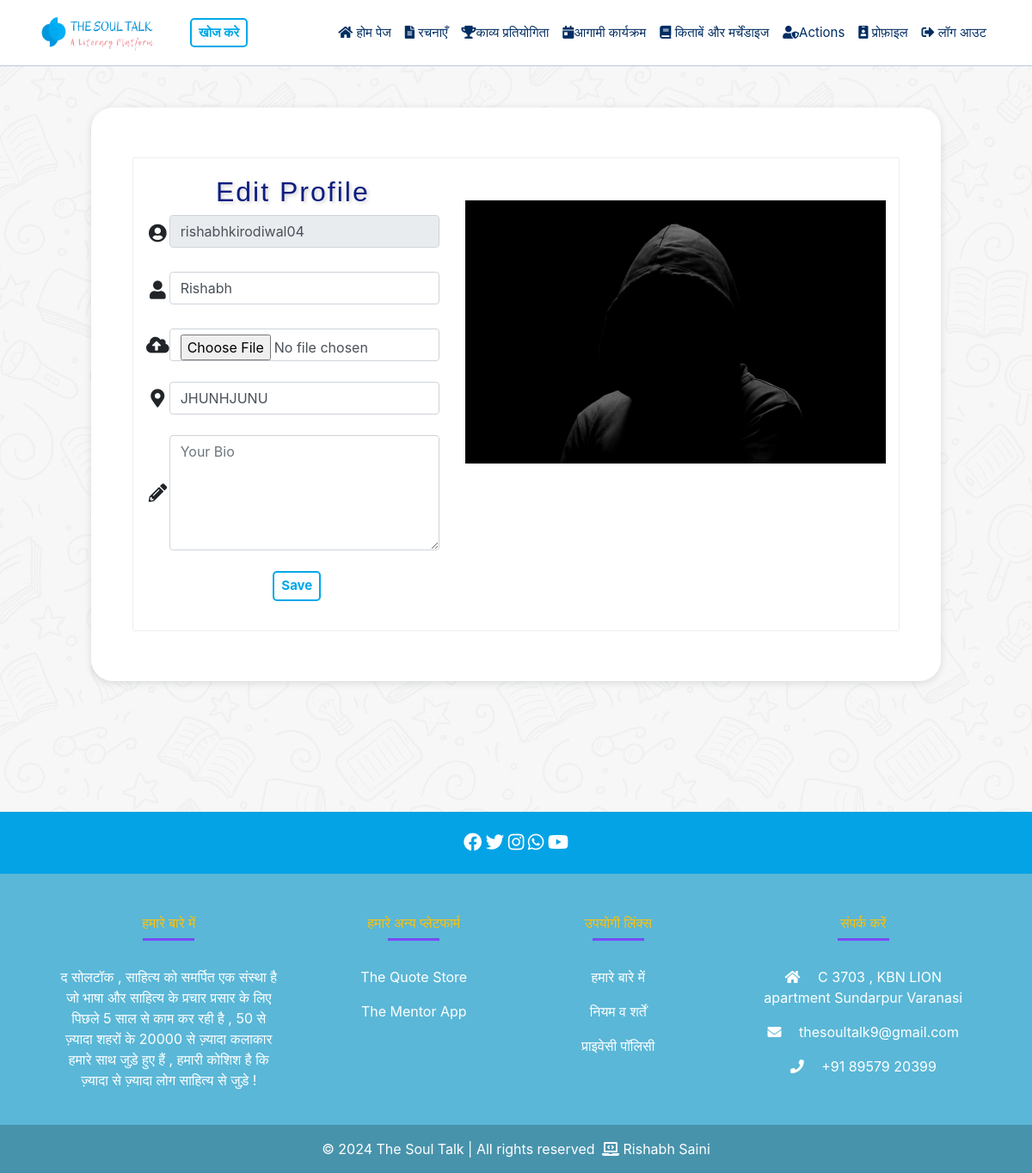
/edit-profile/ (signed in), run on an earlier commit of the app's database.
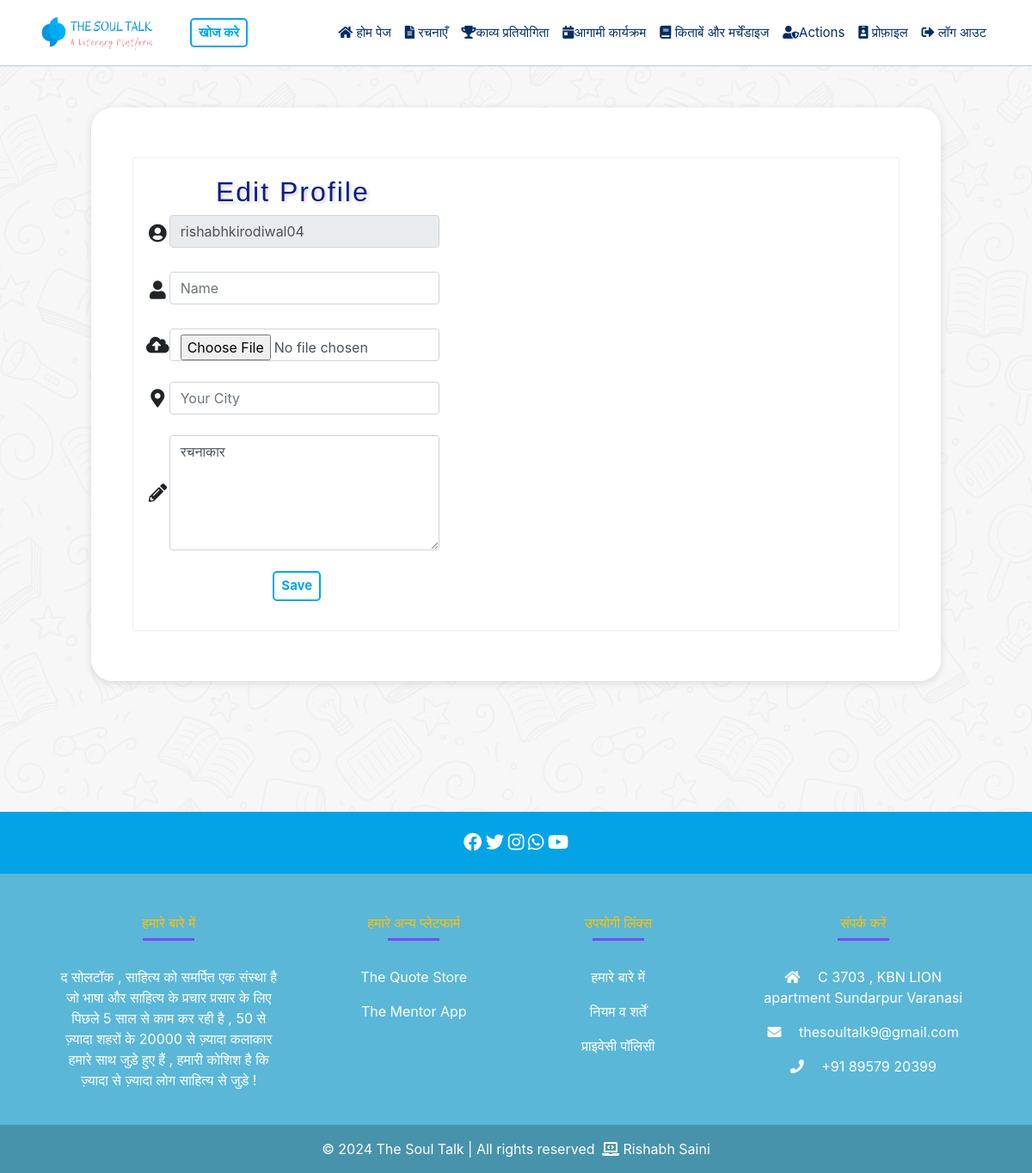
And on a later commit of the database.
### mainApp/models.py (models this page shows, shortened)
class Profile(models.Model):
    user = models.OneToOneField(CustomUser, on_delete=models.CASCADE)
    name = models.CharField(max_length=100, blank=True)
    bio = models.TextField(default='रचनाकार', blank=True)  # Setting default value for bio field
    place = models.CharField(max_length=100, blank=True)
    profile_image = models.ImageField(upload_to='media/profile_images/', blank=True)

### mainApp/views.py (the view)
# urls.py: path('edit-profile/', views.edit_profile, name='edit-profile'),
@login_required
def edit_profile(request):
    user = request.user
    profile, created = Profile.objects.get_or_create(user=user)
    if request.method == 'POST':
        form = ProfileForm(request.POST, request.FILES, instance=profile)
        if form.is_valid():
            profile_image = request.FILES.get('profile_image')
            if profile_image:
                if profile.profile_image:
                    old_image_path = profile.profile_image.path
                    if os.path.exists(old_image_path):
                        os.remove(old_image_path)
                unique_filename = f"profile_image_{uuid.uuid4().hex}.jpg"
                profile.profile_image.save(unique_filename, profile_image)
            form.save()
            messages.success(request, 'Your profile has been updated successfully.')
            return redirect('profile', username=request.user.username)
        else:
            messages.error(request, 'There was an error updating your profile. Please check the form for errors.')
    else:
        form = ProfileForm(instance=profile)
    return render(request, 'edit_profile.html', {'form': form})

### mainApp/forms.py
class ProfileForm(forms.ModelForm):
    class Meta:
        model = Profile
        fields = ['name', 'bio', 'place', 'profile_image']

### mainApp/templates/edit_profile.html (shortened to what this page needs)
{% extends 'base.html' %}
{% block content %}
<section class="vh-150 mb-4 mt-4" >
    <div class="container mb-4">
      <div class="row d-flex justify-content-center align-items-center mb-5">
        <div class="col-lg-12 col-xl-11">
          <div class="card text-black" style="border-radius: 25px;">
            <div class="card-body p-md-5">
              <div class="row justify-content-center update-profile">
                <div class="col-md-10 col-lg-6 col-xl-5 order-2 order-lg-1 " >
                  <h2 >Edit Profile</h2>
                   <form method="post" enctype="multipart/form-data">
                    <div class="d-flex flex-row align-items-center mb-4">
                      <i class="fas fa-user-circle fa-lg me-3 fa-fw"></i>
                      <div class="form-outline flex-fill mb-0">
                        <input type="text" class="form-control mb-1" id="username" name="username" placeholder="Username"
                          value="{{ user.username }}" disabled>
                      </div>
                    </div>
                    <div class="d-flex flex-row align-items-center mb-4">
                      <i class="fas fa-user fa-lg me-3 fa-fw"></i>
                      <div class="form-outline flex-fill mb-0">
                        <input type="text" class="form-control mb-1" id="name" name="name" placeholder="Name"
                          value="{{ form.instance.name }}" >
                      </div>
                    </div>
                    <div class="d-flex flex-row align-items-center mb-4">
                      <i class="fas fa-cloud-upload-alt fa-lg me-3 fa-fw"></i>
                      <div class="form-outline flex-fill mb-0">
                        <input type="file" class="form-control" id="profile_image" name="profile_image" onchange="previewImage(event)">
                      </div>
                    </div>
                    <div class="d-flex flex-row align-items-center mb-4">
                      <i class="fas fa-map-marker-alt fa-lg me-3 fa-fw"></i>
                      <div class="form-outline flex-fill mb-0">
                        <input type="text" class="form-control" id="place" name="place" placeholder="Your City"
                          value="{{ form.instance.place }}">
                      </div>
                    </div>
                    <div class="d-flex flex-row align-items-center mb-4">
                      <i class="fas fa-pencil-alt fa-lg me-3 fa-fw"></i>
                      <div class="form-outline flex-fill mb-0">
                        <textarea class="form-control" id="bio" name="bio" rows="5"
                          placeholder="Your Bio">{{ form.instance.bio }}</textarea>
                      </div>
                    </div>
                    <div class="d-flex justify-content-center mx-4 mb-3 mb-lg-4">
                      <button type="Submit" value="update" class="btn btn-custom-outline btn-lg">Save</button>
                    </div>
                  </form>
                </div>
                <div class="col-md-10 col-lg-6 col-xl-7 d-flex align-items-center order-1 order-lg-2">
                    <div class="update-profile-img">
                      {% if form.instance.profile_image %}
                      <img class="img-fluid" id="image_preview"
                         src="{{ form.instance.profile_image.url }}" id="profile-preview"
                        alt="Profile Image">
                      {% else %}
                                <img src="#" id="profile-preview" alt="Profile Preview" class="img-fluid mt-3 rounded" style="max-width: 200px; display: none;">
                            {% endif %}
                    </div>
                </div>
              </div>
            </div>
          </div>
        </div>
      </div>
    </div>
    </div>
{% endblock %}

What changed in the data, as far as the page shows it:
changed Profile: bio (not shown) → "रचनाकार"; name "Rishabh" → (not shown); place "JHUNHJUNU" → (not shown); instance.profile_image: picture removed
